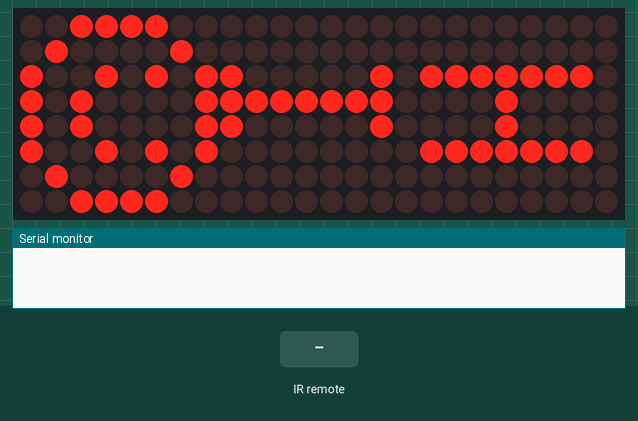
Simulated run of this sketch. Board: Arduino Uno, built with avr-gcc and run on an emulated ATmega328P. Shown: 24×8 LED matrix, the last lines printed to the serial monitor. The inputs (shaded band) are chosen by the test bench.

Above: at 1.8 s.
1.9 s: infrared code 0xFF18E7 received
At 3.2 s:
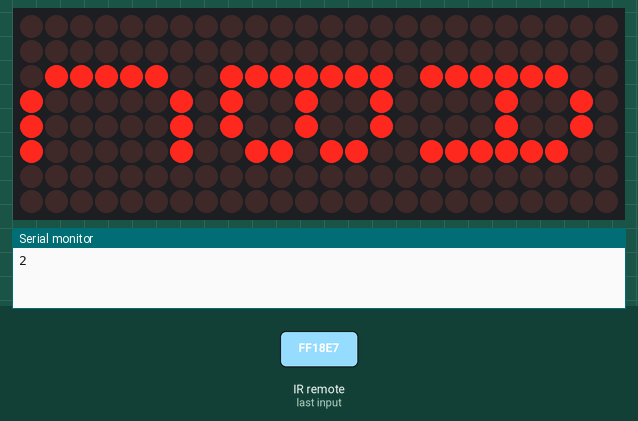
3.5 s: infrared code 0xFF02FD received
At 4.0 s:
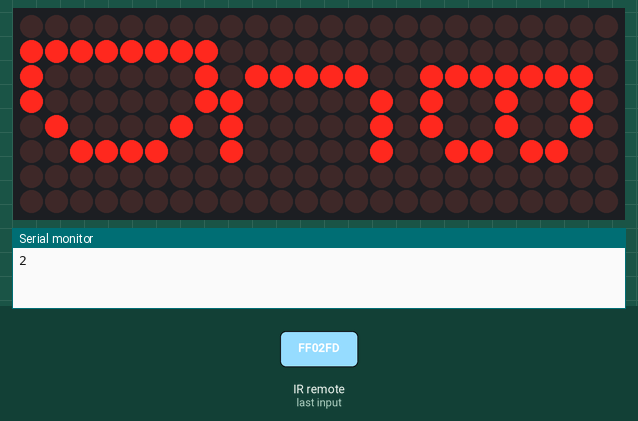
5.0 s: infrared code 0xFF906F received
At 5.13 s:
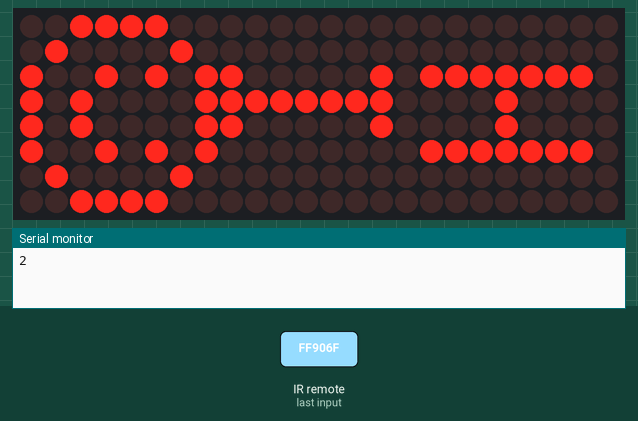
8.1 s: infrared code 0xFF7A85 received
At 8.27 s:
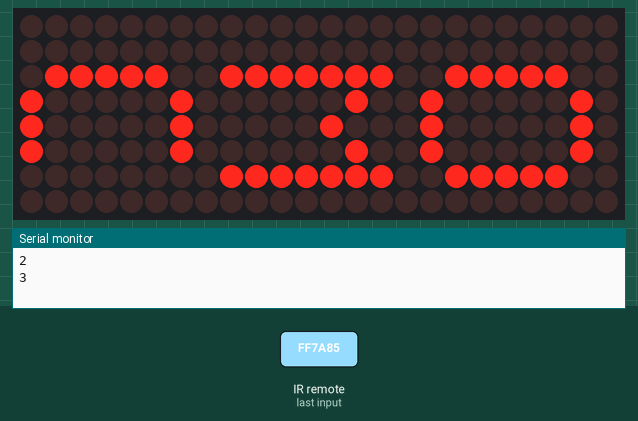
Timing chart, 0 to 11.1 s (numbered marks = the images above; inputs shaded):
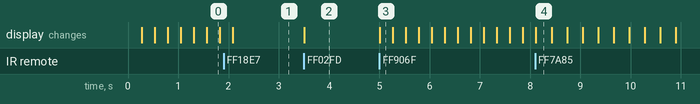

Measured:
- after the input at 1.9 s, the display: changes after 0.18 s (image 1)
- after the input at 3.5 s, the display: changes at once (image 2)
- after the input at 5.0 s, the display: changes at once (image 3)
- after the input at 8.1 s, the display: changes at once (image 4)

The sketch:

myProject.ino
```cpp
#include <IRremote.h>
#include "LedControl.h"
#include "Timer.h"

const int RECV_PIN = 7;
LedControl lc = LedControl(12,11,10,3);
IRrecv irrecv(RECV_PIN);
decode_results results;
int j = 0,jk = 0;


byte tx[80]={B00000000,B00000000,B01111100,B10000010,B10000010,B10000010,B01111100,B00000000,
             B00000000,B00000000,B11111110,B00000100,B00001000,B00000100,B11111110,B00000000,
             B00000000,B00000000,B01111100,B10000010,B10000010,B10000010,B00000000,B00000000,
             B00111100,B01000010,B10010101,B10100001,B10100001,B10010101,B01000010,B00111100,
             B00000000,B00000000,B01111110,B10000000,B10000000,B10000000,B01111110,B00000000,
             B00000000,B00000000,B10001100,B10010010,B10010010,B01100010,B00000000,B00000000,
             B00000000,B00000000,B00000010,B00000010,B11111110,B00000010,B00000010,B00000000,
             B00000000,B00000000,B11111110,B00010000,B00010000,B11111110,B00000000,B00000000,
             B00000000,B00000000,B11111110,B10010010,B10010010,B01101100,B00000000,B00000000,
             B00111100,B01000010,B10100101,B10010001,B10010001,B10100101,B01000010,B00111100};
void shift(){
  byte h;
  h = tx[0];
  for(int i=0;i<79;i++){
    tx[i] = tx[i+1];
  }
  tx[79] = h;
}
void scroll(){
  int r = 0;
  for(int i = 0;i<64;i++){
    lc.setRow(2,i,tx[i]);
    lc.setRow(1,i,tx[i+8]);
    lc.setRow(0,i,tx[i+16]);
  }
}

void setup() {
  // put your setup code here, to run once:
  Serial.begin(9600);
  irrecv.enableIRIn();
  irrecv.blink13(true);

  for(int i = 0 ;i<3;i++){
    lc.shutdown(i,false);
    lc.setIntensity(i,8); // Set brightness to a medium value
    lc.clearDisplay(i); // Clear the display
  }
}
byte none[] = {B00000000,B00000000,B00000000,B00000000,B00000000,B00000000,B00000000,B00000000};

void drawNone(){
  for(int i = 0;i<8;i++){
      lc.setRow(2,i,none[i]);
      lc.setRow(1,i,none[i]);
      lc.setRow(0,i,none[i]);
  }
}
void loop() {
  drawHello();
  delay(250);
  drawNone();
  delay(250);
  // put your main code here, to run repeatedly:
   if (irrecv.decode(&results)){
    switch(results.value){
      case 0xFF30CF: {// afficher une forme
        drawFaces(0);
        int vrai = 1;
        while(vrai){
          if (irrecv.decode(&results)){
            switch(results.value){
              case 0xFF02FD:{
                  drawFaces(1);
                break ;
              }
              case 0xFF22DD:{
                  drawFaces(-1);
                break ;
              }
              case 0xFF906F:{
                  vrai = 0;
                break ;
              }
            }
            irrecv.resume();
          }
        }
        break;
      }
      case 0xFF18E7: {// alphabets
        Serial.println("2");
        drawAlphabet(0);
        int vrai = 1;
        while(vrai){
          if (irrecv.decode(&results)){
            switch(results.value){
              case 0xFF02FD:{
                  drawAlphabet(1);
                break ;
              }
              case 0xFF22DD:{
                  drawAlphabet(-1);
                break ;
              }
              case 0xFF906F:{
                  vrai = 0;
                break ;
              }
            }
            irrecv.resume();
          }
        }
        break;
      }
      case 0xFF7A85: {
        Serial.println("3");
        int vrai = 1;
        while(vrai){
          if (irrecv.decode(&results)){
            switch(results.value){
              case 0xFF906F:{
                  vrai = 0;
                break ;
              }
            }
            irrecv.resume();
          }
         scroll();
         shift();
         delay(300);
        }
        break;
      }
    }
        irrecv.resume();
  }
}

// happy face
byte faceces[][8]= {{B00111100,B01000010,B10010101,B10100001,B10100001,B10010101,B01000010,B00111100},
                    {B00111100,B01000010,B10010101,B10010001,B10010001,B10010101,B01000010,B00111100},
                    {B00111100,B01000010,B10100101,B10010001,B10010001,B10100101,B01000010,B00111100},
                    {B00000000,B01000010,B00100000,B00101100,B00100000,B01000010,B00000000,B00000000},
                    {B00000000,B00100010,B01000000,B01011100,B01000000,B00100010,B00000000,B00000000},
                    {B00001100,B00010010,B00100010,B01000100,B01000100,B00100010,B00010010,B00001100},
                    {B00000000,B11000011,B01000010,B11111111,B11111111,B01000010,B11000011,B00000000},
                    {B01001111,B01001000,B01001000,B01111111,B00001001,B00001001,B01111001,B00000000},
                    {B00000000,B00000000,B00001000,B01111100,B00001010,B00000010,B00000000,B00000000}};
int abslut(int x,int y){
  if(x<0){
    x =-x;
    x =y-x;
  }

  return x;
}
void drawFaces(int k){
    // Display sad face
    if(k==1)
        j++;
    else if (k==-1)
        j--;
    for(int i = 0;i<8;i++){
      lc.setRow(2,i,faceces[abslut(j%9,9)][i]);
      lc.setRow(1,i,faceces[abslut((j+1)%9,9)][i]);
      lc.setRow(0,i,faceces[abslut((j+2)%9,9)][i]);
  }
}

byte alphabet[][8]=   {{B00000000,B00000000,B11111100,B00010010,B00010010,B11111100,B00000000,B00000000},//A
                       {B00000000,B00000000,B11111110,B10010010,B10010010,B01101100,B00000000,B00000000},//B
                       {B00000000,B00000000,B01111100,B10000010,B10000010,B10000010,B00000000,B00000000},//C
                       {B00000000,B11111111,B10000001,B10000001,B01000010,B00111100,B00000000,B00000000},//D
                       {B00000000,B00000000,B11111110,B10010010,B10010010,B10010010,B00000000,B00000000},//E
                       {B00000000,B00000000,B11111110,B00010010,B00010010,B00010010,B00000000,B00000000},//F
                       {B00000000,B00000000,B01111100,B10000010,B10100010,B01100010,B00000000,B00000000},//G
                       {B00000000,B00000000,B11111110,B00010000,B00010000,B11111110,B00000000,B00000000},//H
                       {B00000000,B00000000,B10000010,B11111110,B10000010,B00000000,B00000000,B00000000},//I
                       {B00000000,B00000000,B01100000,B10000000,B10000000,B01111110,B00000000,B00000000},//J
                       {B00000000,B00000000,B11111110,B00010000,B00101000,B01000100,B00000000,B00000000},//K
                       {B00000000,B00000000,B11111110,B10000000,B10000000,B10000000,B00000000,B00000000},//L
                       {B00000000,B00000000,B11111110,B00000100,B00001000,B00000100,B11111110,B00000000},//M
                       {B00000000,B11111110,B00000100,B00011000,B00100000,B11111110,B00000000,B00000000},//N
                       {B00000000,B00000000,B01111100,B10000010,B10000010,B10000010,B01111100,B00000000},//O
                       {B00000000,B00000000,B11111110,B00010010,B00010010,B00001100,B00000000,B00000000},//P
                       {B00000000,B01111100,B10000010,B10000010,B10100010,B01111100,B10000000,B00000000},//Q
                       {B00000000,B00000000,B11111110,B00010010,B00010010,B11101100,B00000000,B00000000},//R
                       {B00000000,B00000000,B10001100,B10010010,B10010010,B01100010,B00000000,B00000000},//S
                       {B00000000,B00000000,B00000010,B00000010,B11111110,B00000010,B00000010,B00000000},//T
                       {B00000000,B00000000,B01111110,B10000000,B10000000,B10000000,B01111110,B00000000},//U
                       {B00000000,B00000000,B00001100,B00110000,B01000000,B00110000,B00001100,B00000000},//V
                       {B00001100,B00110000,B01100000,B00010000,B01100000,B00110000,B00001100,B00000000},//W
                       {B00000000,B00000000,B11000110,B00101000,B00010000,B00101000,B11000110,B00000000},//X
                       {B00000000,B00000110,B00001000,B11110000,B00001000,B00000110,B00000000,B00000000},//Y
                       {B00000000,B11000010,B10100010,B10010010,B10001010,B10000110,B00000000,B00000000},//Z
                       {B01111110,B00001000,B00001000,B01111110,B00000000,B01000010,B01111110,B01000010}};

void drawAlphabet(int k){
    // Display sad face
    if(k==1)
        j++;
    else if (k==-1)
      j--;
    for(int i = 0;i<8;i++){
      lc.setRow(2,i,alphabet[abslut(j%26,26)][i]);
      lc.setRow(1,i,alphabet[abslut((j+1)%26,26)][i]);
      lc.setRow(0,i,alphabet[abslut((j+2)%26,26)][i]);
  }
}

void drawHello(){
  for(int i = 0;i<8;i++){
      lc.setRow(2,i,alphabet[7][i]);
      lc.setRow(1,i,alphabet[8][i]);
      lc.setRow(0,i,faceces[0][i]);
  }
}

void scrollAlphabet(){
  drawAlphabet(1);
  delay(300);
}
```
